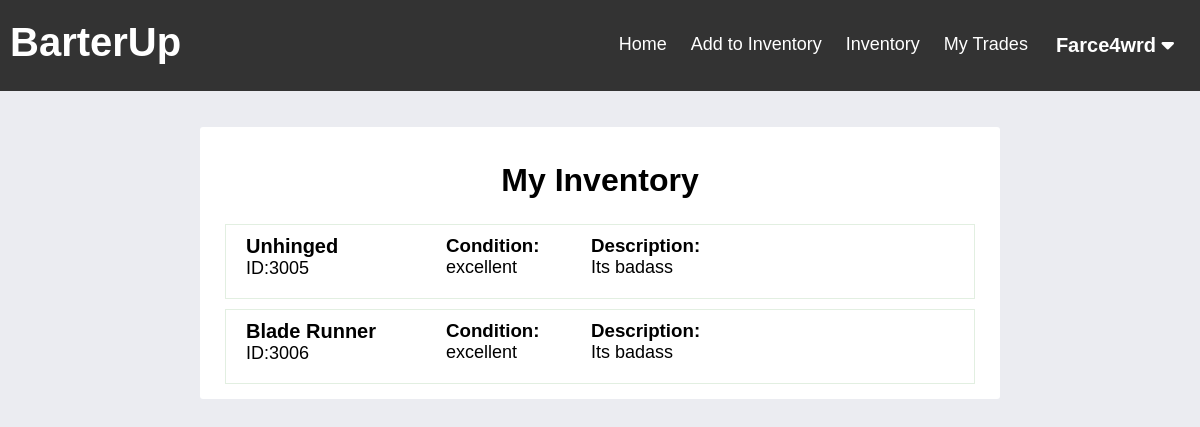
The app's page /BarterUp/inventory.php (signed in), older data.
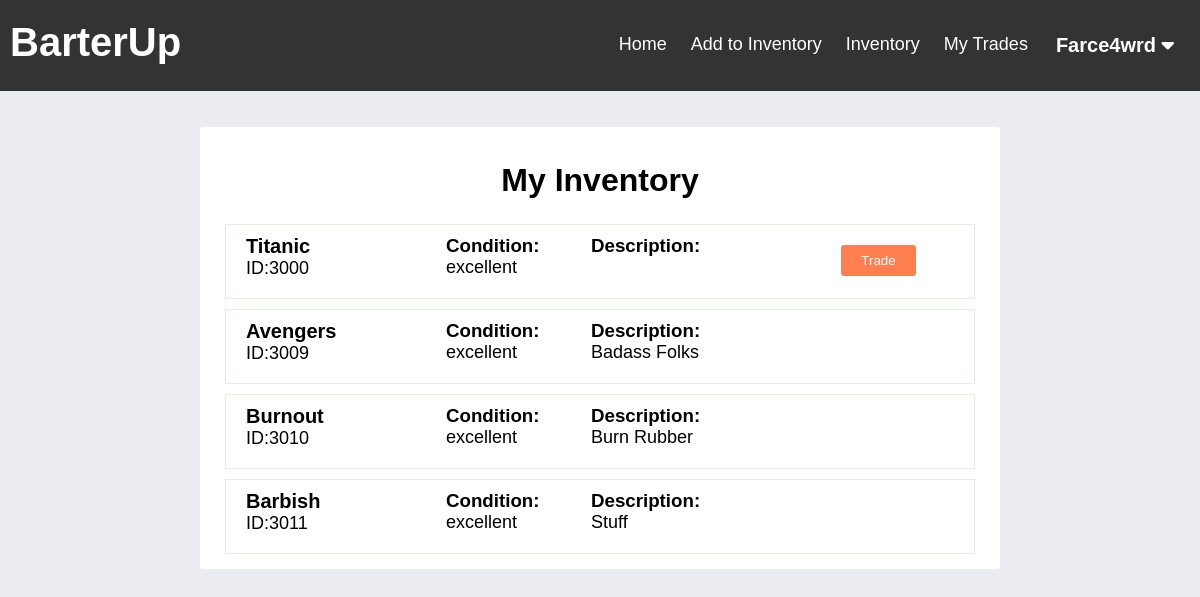
The same page, newer data.
### tables this page shows
CREATE TABLE IF NOT EXISTS `user` (
  `user_id` bigint UNSIGNED NOT NULL AUTO_INCREMENT,
  `username` varchar(45) NOT NULL,
  `password` varchar(45) NOT NULL,
  PRIMARY KEY (`user_id`),
  UNIQUE KEY `username_UNIQUE` (`username`)
);

CREATE TABLE IF NOT EXISTS `item` (
  `item_id` smallint UNSIGNED NOT NULL AUTO_INCREMENT,
  `user_id` bigint UNSIGNED NOT NULL,
  `category_id` bigint UNSIGNED NOT NULL,
  `description` tinytext,
  `item_condition` varchar(45) DEFAULT NULL,
  `item_name` varchar(45) NOT NULL,
  PRIMARY KEY (`item_id`),
  KEY `category_id_idx` (`category_id`),
  KEY `user_id_idx` (`user_id`)
);

### BarterUp/functions.php (called while the page is built, shortened)
<?php
function check_login($con)
{
	if (isset($_SESSION['user_id'])) {
		$id = $_SESSION['user_id'];
		$query = "select * from user where user_id = '$id' limit 1";
		$result = mysqli_query($con, $query);
		if ($result && mysqli_num_rows($result) > 0) {
			$user_data = mysqli_fetch_assoc($result);
			return $user_data;
		}
	}
	die;
}

### BarterUp/inventory.php (the view, shortened to what this page needs)
<?php
include("config.php");
include("functions.php");
$user_data = check_login($con);
?>
<!DOCTYPE html>
<html lang="en">
<head>
    <link rel="stylesheet" href="./inventory.css?v=<?php echo time(); ?>">
</head>
<body>
    <?php include("./header.php"); ?>
        <div class="wrapper">
        <div class="view_main">
        <div class="page_name">
        <h1>My Inventory</h1>
        </div>
            <div class="view_wrap list-view" style="display:block;">
               <?php
                $query = "select * from item where user_id = '".$_SESSION['user_id']."'; ";
                $result = mysqli_query($con, $query);
                if ($result && mysqli_num_rows($result) > 0) {
                     while($row= mysqli_fetch_assoc($result)) {
                        $query2 = "select * from trades where '".$row['item_id']."' = item_id_initiator or '".$row['item_id']."' = item_id_tradee";
                        $result2 = mysqli_query($con, $query2);
                        echo
                        '<div class="view_item">
                            <div class="vi_left">
                                <p class="title">'.$row['item_name'].'</p>
                                <p class="content">ID:'.$row['item_id'].'</p>
                            </div>
                            <div class="vi_middle">
                                <h3>Condition:</h3>
                                <p class="content">'.$row['item_condition'].'</p>
                            </div>
                            <div class="vi_right">
                                <h3>Description:</h3>
                                <p class="content">'.$row['description'].'</p>
                            </div>';
                            if(mysqli_num_rows($result2) == 0) { echo '
                            <div class="vi_rightmost">
                            <form method="post" action=""><input type="submit" name="trade_submit_'.$row['item_id'].'" class="btn btn-primary" value="Trade"></form>
                            </div>'; } echo '
                         </div> ';
                    }
                }
               ?>
            </div>
        </div>
    </div>
</body>
</html>

### BarterUp/header.php (shortened to what this page needs)
<!DOCTYPE html>
<html lang="en">
<head>
  <link rel="stylesheet" href="./header.css?v=<?php echo time(); ?>">
</head>
<body>
  <div class="header-right">
    <div class="header">
      <p>BarterUp</p>
    </div>
    <div class="user-drop">
      <button class="user-dropbtn"><?php echo $user_data['username']; ?>
        <i class="fas fa-caret-down"></i>
      </button>
    </div>
    <a href="./myTrades.php">My Trades</a>
    <a href='./inventory.php'>Inventory</a>
    <a href='./addInventory.php'>Add to Inventory</a>
    <a href="./currentTrades.php">Home</a>
  </div>
</body>
</html>

### BarterUp/inventory.css (style rules this page uses)
.wrapper { width: 800px; margin-top: 50px; margin: 3% auto 3% auto; }
* { font-family: 'Montserrat', sans-serif; list-style: none; margin: 0; box-sizing: border-box; }
body { background: #ebecf1; position: relative; }
h1 { text-align: center; }
.page_name { width: 400px; margin: 5px auto; background: #fff; padding: 15px; border-radius: 2px; }
.view_main { background-color: #fff; border-radius: 3px; padding: 15px; }
.list-view .view_item { border: 1px solid #e2efe1; margin: 10px; padding: 10px 20px; display: flex; height: 75px; max-height: 100px; }
.list-view .view_item:last-child { margin-bottom: 0; }
.list-view .view_item .vi_left { width: 150px; margin-right: 50px; }
.list-view .view_item .vi_middle { width: 100px; margin-right: 45px; }
.list-view .view_item .vi_right { width: 200px; }
.list-view .view_item .vi_rightmost { margin-left: 50px; margin-top: 10px; }
.view_item .title { font-size: 20px; font-weight: 600; }
.view_item .content { font-size: 18px; }
.view_item .btn { width: 75px; background: #FF7F50; color: #fff; border: none; border-radius: 3px; padding: 8px 5px; text-align: center; font-weight: 200; cursor: pointer; }

### BarterUp/header.css (style rules this page uses)
.header-right { overflow: hidden; background-color: #333; padding: 20px 10px; }
.header-right a { float: right; color: white; text-align: center; padding: 12px; text-decoration: none; font-size: 18px; line-height: 25px; border-radius: 4px; }
.user-drop { float: right; overflow: hidden; }
.user-drop .user-dropbtn { font-size: 20px; font-weight: 600; border: none; outline: none; color: white; padding: 14px 16px; background-color: inherit; font-family: inherit; margin: 0; }
.header { float: left; color: white; font-size: 40px; font-weight: 600; }

Row changes from the older to the newer data that the page shows:
removed item: item_name "Unhinged", item_id "3005", item_condition "excellent", description "Its badass"
no longer on this page (row edited): item: item_name "Blade Runner", item_id "3006", item_condition "excellent", description "Its badass"
now on this page (row edited): item: item_name "Titanic", item_id "3000", item_condition "excellent"
added item: item_name "Avengers", item_id "3009", item_condition "excellent", description "Badass Folks"
added item: item_name "Burnout", item_id "3010", item_condition "excellent", description "Burn Rubber"
added item: item_name "Barbish", item_id "3011", item_condition "excellent", description "Stuff"
